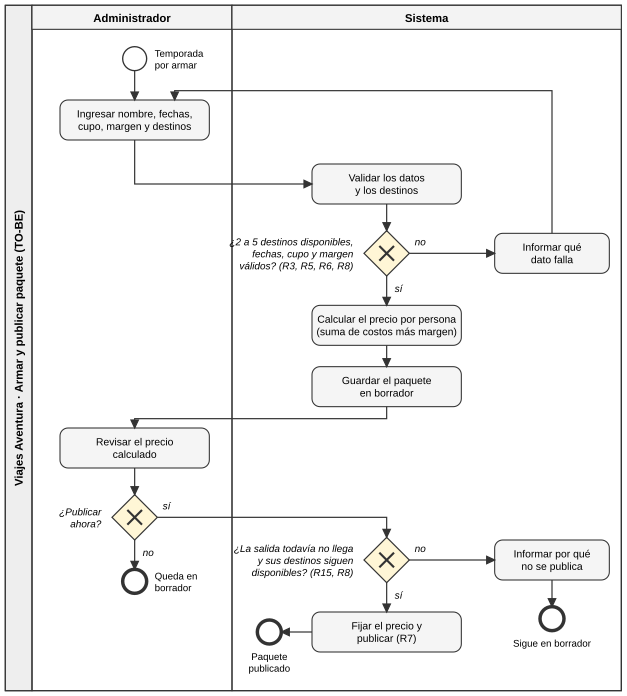

Generate this figure with Python:
"""Fig. · BPMN 2.0 del proceso “Armar y publicar paquete” (TO-BE), carriles Administrador y Sistema.

La primera compuerta junta las validaciones del paquete (R3, R5, R6 y R8) y, si falla, devuelve al
administrador a corregir: es el único ciclo del proceso. La segunda es la decisión de publicar, el
momento en que el precio deja de cambiar (R7): la causa de los 4 paquetes cobrados a otro precio. Al
publicar, el sistema vuelve a comprobar que la salida no haya llegado y que los destinos sigan disponibles.
"""
import os
import sys

sys.path.insert(0, os.path.dirname(__file__))
from svgkit import SVG
from bpmn import pool, evento, tarea, compuerta, flujo, TH, GD, R_EV, TW

g = SVG(470, 522)
XC, XS, XR = 101, 290, 414
pool(g, 4, 4, 462, 514, "Viajes Aventura · Armar y publicar paquete (TO-BE)", [("Administrador", 150), ("Sistema", 292)])

Y = {"ini": 44, "a1": 90, "s1": 138, "g1": 190, "s2": 244, "s3": 290, "a2": 336, "g2": 388, "fin": 430,
     "g3": 420, "pub": 474}
evento(g, XC, Y["ini"], "Temporada\npor armar", lado="der")
tarea(g, XC, Y["a1"], "Ingresar nombre, fechas,\ncupo, margen y destinos")
tarea(g, XS, Y["s1"], "Validar los datos\ny los destinos")
compuerta(g, XS, Y["g1"], "¿2 a 5 destinos disponibles,\nfechas, cupo y margen\nválidos? (R3, R5, R6, R8)")
tarea(g, XR, Y["g1"], "Informar qué\ndato falla", w=86)
tarea(g, XS, Y["s2"], "Calcular el precio por persona\n(suma de costos más margen)")
tarea(g, XS, Y["s3"], "Guardar el paquete\nen borrador")
tarea(g, XC, Y["a2"], "Revisar el precio\ncalculado")
compuerta(g, XC, Y["g2"], "¿Publicar\nahora?")
compuerta(g, XS, Y["g3"], "¿La salida todavía no llega\ny sus destinos siguen\ndisponibles? (R15, R8)")
tarea(g, XR, Y["g3"], "Informar por qué\nno se publica", w=86)
evento(g, XR, Y["g3"] + 44, "Sigue en borrador", fin=True)
tarea(g, XS, Y["pub"], "Fijar el precio y\npublicar (R7)")
evento(g, XC, Y["fin"] + 6, "Queda en\nborrador", fin=True, lado="der")
evento(g, XS - TW / 2 - 32, Y["pub"], "Paquete\npublicado", fin=True)   # en dos líneas: no cruza el carril

h = TH / 2
flujo(g, [(XC, Y["ini"] + R_EV), (XC, Y["a1"] - h)])
flujo(g, [(XC, Y["a1"] + h), (XC, Y["s1"]), (XS - TW / 2, Y["s1"])])
flujo(g, [(XS, Y["s1"] + h), (XS, Y["g1"] - GD)])
flujo(g, [(XS + GD, Y["g1"]), (XR - 43, Y["g1"])], "no")
flujo(g, [(XR, Y["g1"] - h), (XR, Y["a1"] - 22), (XC + 30, Y["a1"] - 22), (XC + 30, Y["a1"] - h)])  # vuelve a corregir
flujo(g, [(XS, Y["g1"] + GD), (XS, Y["s2"] - h)], "sí")
flujo(g, [(XS, Y["s2"] + h), (XS, Y["s3"] - h)])
flujo(g, [(XS, Y["s3"] + h), (XS, Y["s3"] + 24), (XC, Y["s3"] + 24), (XC, Y["a2"] - h)])
flujo(g, [(XC, Y["a2"] + h), (XC, Y["g2"] - GD)])
flujo(g, [(XC + GD, Y["g2"]), (XS, Y["g2"]), (XS, Y["g3"] - GD)], "sí")
flujo(g, [(XS + GD, Y["g3"]), (XR - 43, Y["g3"])], "no")
flujo(g, [(XR, Y["g3"] + TH / 2), (XR, Y["g3"] + 44 - R_EV)])
flujo(g, [(XS, Y["g3"] + GD), (XS, Y["pub"] - TH / 2)], "sí")
flujo(g, [(XC, Y["g2"] + GD), (XC, Y["fin"] + 6 - R_EV)], "no")
flujo(g, [(XS - TW / 2, Y["pub"]), (XS - TW / 2 - 32 + R_EV, Y["pub"])])

g.save(os.path.join(os.path.dirname(os.path.abspath(__file__)), "04_bpmn_paquete.svg"))
